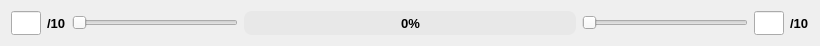
<?xml version="1.0" encoding="UTF-8"?>
<ui version="4.0">
 <class>OrangeBar</class>
 <widget class="QWidget" name="OrangeBar">
  <property name="geometry">
   <rect>
    <x>0</x>
    <y>0</y>
    <width>820</width>
    <height>42</height>
   </rect>
  </property>
  <property name="sizePolicy">
   <sizepolicy hsizetype="Preferred" vsizetype="Preferred">
    <horstretch>0</horstretch>
    <verstretch>0</verstretch>
   </sizepolicy>
  </property>
  <property name="maximumSize">
   <size>
    <width>16777215</width>
    <height>42</height>
   </size>
  </property>
  <property name="windowTitle">
   <string>Form</string>
  </property>
  <layout class="QHBoxLayout" name="horizontalLayout_2" stretch="0,0,1,2,1,0,0">
   <item>
    <widget class="QtMaterialAutoComplete" name="lineEdit_original">
     <property name="sizePolicy">
      <sizepolicy hsizetype="Preferred" vsizetype="Expanding">
       <horstretch>0</horstretch>
       <verstretch>0</verstretch>
      </sizepolicy>
     </property>
     <property name="minimumSize">
      <size>
       <width>30</width>
       <height>0</height>
      </size>
     </property>
     <property name="maximumSize">
      <size>
       <width>20</width>
       <height>16777215</height>
      </size>
     </property>
     <property name="alignment">
      <set>Qt::AlignLeading|Qt::AlignLeft|Qt::AlignVCenter</set>
     </property>
     <property name="dragEnabled">
      <bool>false</bool>
     </property>
     <property name="readOnly">
      <bool>false</bool>
     </property>
     <property name="clearButtonEnabled">
      <bool>false</bool>
     </property>
    </widget>
   </item>
   <item>
    <widget class="QLabel" name="label_original">
     <property name="font">
      <font>
       <family>Arial</family>
       <pointsize>10</pointsize>
       <weight>75</weight>
       <bold>true</bold>
      </font>
     </property>
     <property name="text">
      <string>/10</string>
     </property>
    </widget>
   </item>
   <item>
    <widget class="QtMaterialSlider" name="sliderOriginal">
     <property name="sizePolicy">
      <sizepolicy hsizetype="Expanding" vsizetype="Fixed">
       <horstretch>0</horstretch>
       <verstretch>0</verstretch>
      </sizepolicy>
     </property>
     <property name="mouseTracking">
      <bool>true</bool>
     </property>
     <property name="focusPolicy">
      <enum>Qt::WheelFocus</enum>
     </property>
     <property name="orientation">
      <enum>Qt::Horizontal</enum>
     </property>
    </widget>
   </item>
   <item>
    <widget class="QProgressBar" name="progressBar">
     <property name="sizePolicy">
      <sizepolicy hsizetype="Expanding" vsizetype="Fixed">
       <horstretch>0</horstretch>
       <verstretch>0</verstretch>
      </sizepolicy>
     </property>
     <property name="minimumSize">
      <size>
       <width>260</width>
       <height>24</height>
      </size>
     </property>
     <property name="font">
      <font>
       <family>Arial</family>
       <pointsize>10</pointsize>
       <weight>75</weight>
       <bold>true</bold>
      </font>
     </property>
     <property name="contextMenuPolicy">
      <enum>Qt::NoContextMenu</enum>
     </property>
     <property name="toolTipDuration">
      <number>-1</number>
     </property>
     <property name="layoutDirection">
      <enum>Qt::LeftToRight</enum>
     </property>
     <property name="styleSheet">
      <string notr="true">QProgressBar {
    border: none;
    border-radius: 8px;
    background-color: #e8e8e8;
    height: 8px;
}

QProgressBar::chunk {
    background-color: #7dc7ff;
    border-radius:8px;
}</string>
     </property>
     <property name="value">
      <number>0</number>
     </property>
     <property name="alignment">
      <set>Qt::AlignCenter</set>
     </property>
    </widget>
   </item>
   <item>
    <widget class="QtMaterialSlider" name="sliderProcessed">
     <property name="sizePolicy">
      <sizepolicy hsizetype="Expanding" vsizetype="Fixed">
       <horstretch>0</horstretch>
       <verstretch>0</verstretch>
      </sizepolicy>
     </property>
     <property name="orientation">
      <enum>Qt::Horizontal</enum>
     </property>
    </widget>
   </item>
   <item>
    <widget class="QtMaterialAutoComplete" name="lineEdit_progressed">
     <property name="sizePolicy">
      <sizepolicy hsizetype="Preferred" vsizetype="Expanding">
       <horstretch>0</horstretch>
       <verstretch>0</verstretch>
      </sizepolicy>
     </property>
     <property name="minimumSize">
      <size>
       <width>30</width>
       <height>0</height>
      </size>
     </property>
     <property name="maximumSize">
      <size>
       <width>20</width>
       <height>16777215</height>
      </size>
     </property>
    </widget>
   </item>
   <item>
    <widget class="QLabel" name="label_progressed">
     <property name="font">
      <font>
       <family>Arial</family>
       <pointsize>10</pointsize>
       <weight>75</weight>
       <bold>true</bold>
      </font>
     </property>
     <property name="text">
      <string>/10</string>
     </property>
    </widget>
   </item>
  </layout>
 </widget>
 <customwidgets>
  <customwidget>
   <class>QtMaterialSlider</class>
   <extends>QSlider</extends>
   <header location="global">qtmaterialslider.h</header>
  </customwidget>
  <customwidget>
   <class>QtMaterialAutoComplete</class>
   <extends>QLineEdit</extends>
   <header location="global">qtmaterialautocomplete.h</header>
  </customwidget>
 </customwidgets>
 <resources/>
 <connections/>
</ui>
